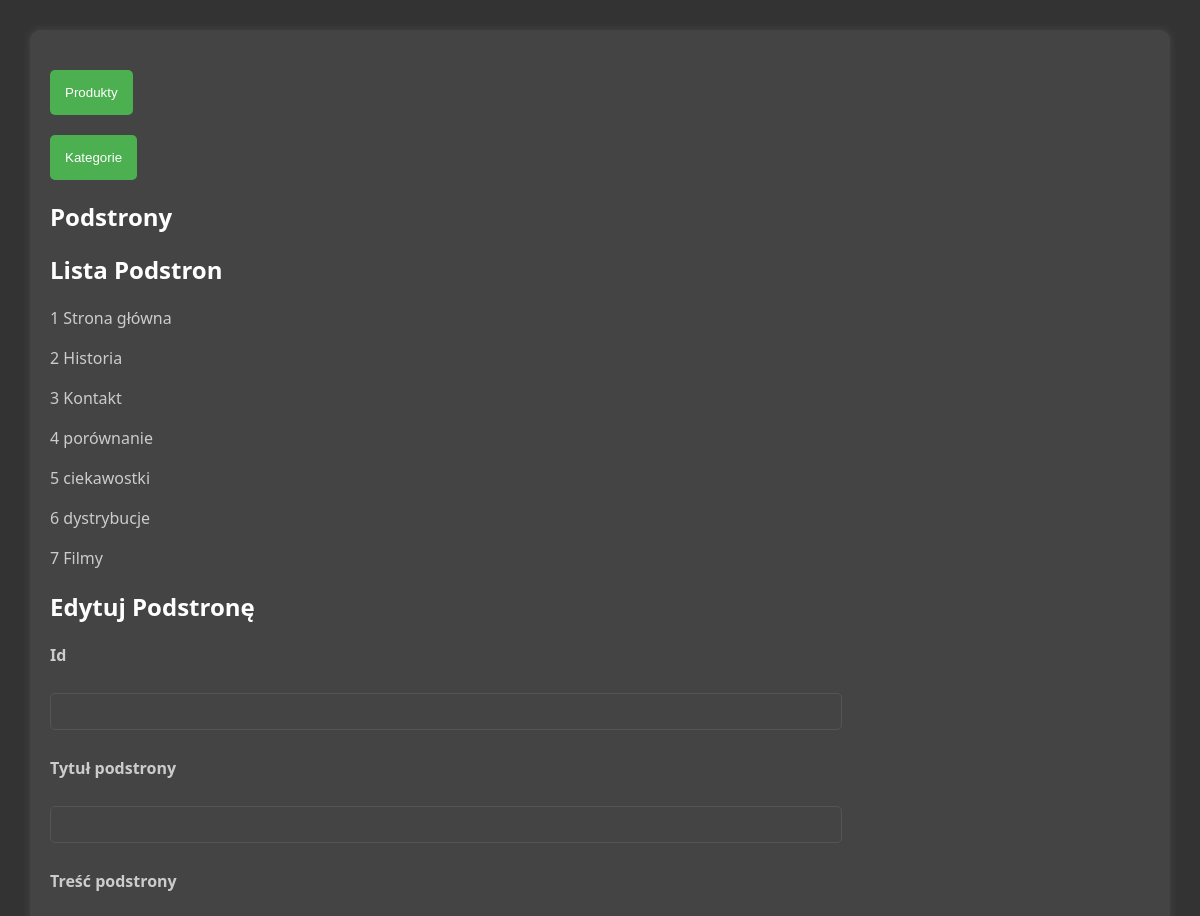
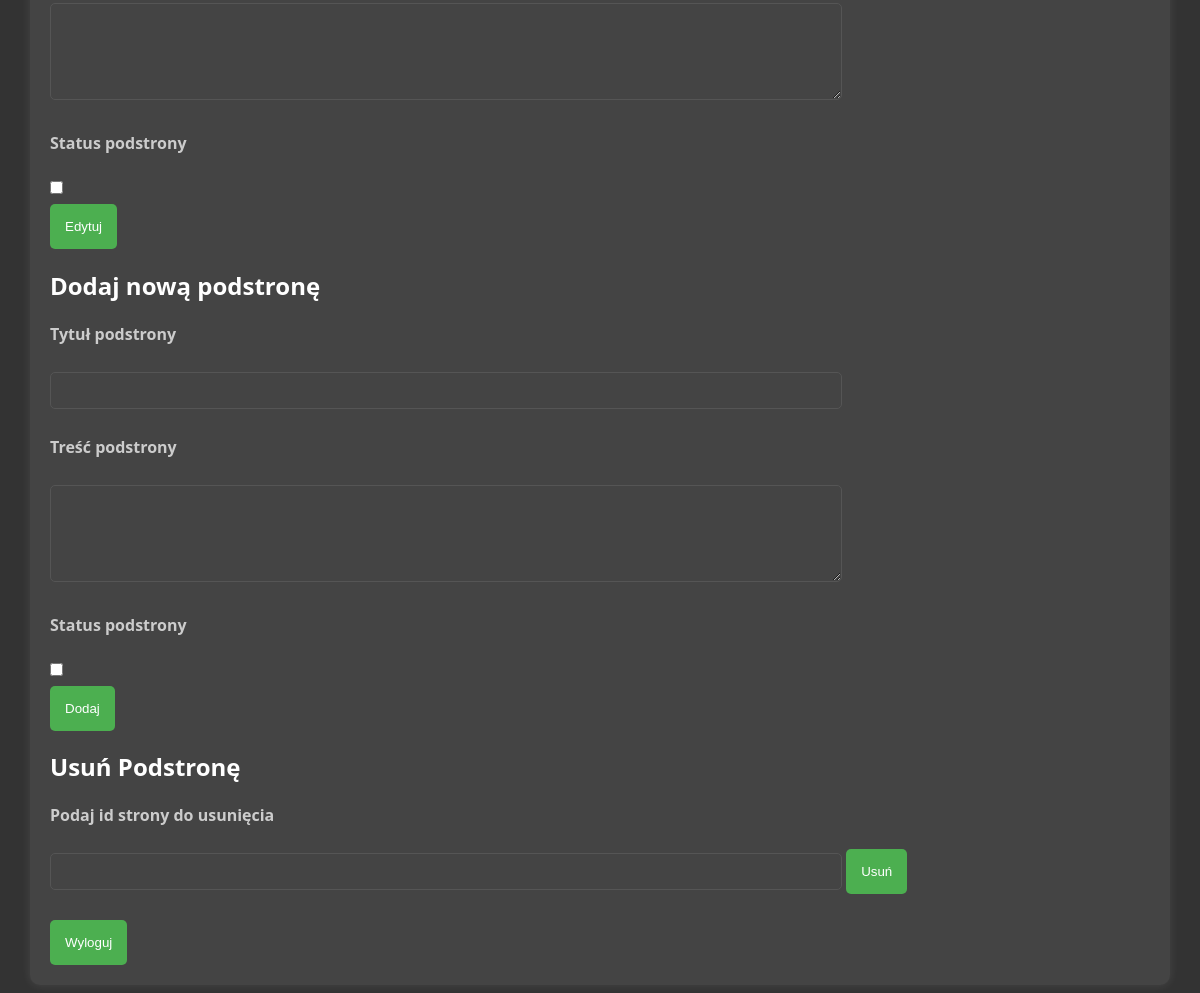
/moj-projekt/admin/control_panel.php, run on the app's committed database (2 pictures, top to bottom).
### tables this page shows
CREATE TABLE `page_list` (
  `id` int(11) NOT NULL,
  `page_title` varchar(255) NOT NULL,
  `page_content` text NOT NULL,
  `status` int(11) NOT NULL DEFAULT 1
);

### moj-projekt/admin/control_panel.php (the view, shortened to what this page needs)
<?php
function WylogujButton()
{
    echo '<form method="get"><input name= "wylogowywanie" type="submit" value="Wyloguj"></form>';
}
function SwitchSite($url, $tekstPrzycisku)
{
    echo '<form action="' . $url . '"><input type="submit" value="' . $tekstPrzycisku . '"></form>';
}
function ListaPodstron()
{
    global $conn;
    $query = "SELECT id, page_title FROM page_list";
    $result = mysqli_query($conn, $query);
    echo "<h2>Lista Podstron</h2>";
    while ($row = mysqli_fetch_array($result)) {
        echo '<p>' . $row['id'] . ' ' . $row['page_title'] . '</p>';
    }
}
function EdytujPodstrone()
{
    $edit = '<h2>Edytuj Podstronę</h2>
    <form method="post" name="edit" enctype="multipart/form-data" action="' . $_SERVER['REQUEST_URI'] . '">
        <p><b>Id</p> <input type="text" name="id_strony"/>
        <p>Tytuł podstrony</p> <input type="text" name="page_title"/>
        <p>Treść podstrony</p> <textarea name="page_content" rows="5" cols="50"></textarea>
        <p>Status podstrony</p> <input type="checkbox" name="status"/>
        <br>
        <input type="submit" name="edycja_button" value="Edytuj"/>
    </form>';
    echo $edit;
}
function DodajPodstrone()
{
    $add = '<h2>Dodaj nową podstronę</h2>
    <form method="post" name="edit" enctype="multipart/form-data" action="' . $_SERVER['REQUEST_URI'] . '">
        <p><b>Tytuł podstrony</p> <input type="text" name="page_title_add"/>
        <p>Treść podstrony</p> <textarea name="page_content_add" rows="5" cols="50"></textarea>
        <p>Status podstrony</p> <input type="checkbox" name="status_add"/>
        <br>
        <input type="submit" name="add_button" value="Dodaj"/>
    </form>';
    echo $add;
}
function UsunPodstrone()
{
    $del = '<h2>Usuń Podstronę</h2>
    <form method="post" name="del" enctype="multipart/form-data" action="' . $_SERVER['REQUEST_URI'] . '">
        <p><b>Podaj id strony do usunięcia </p> <input type="text" name="id_del"/>
        <input type="submit" name="del_button" value="Usuń"/>
    </form>';
    echo $del;
}
?>
<!DOCTYPE html>
<html lang="pl">
<head>
    <link rel="stylesheet" href="../css/admin.css">
</head>
<body>
<div class="container">
    <?php
    SwitchSite('products.php', 'Produkty');
    echo '<h2>Podstrony</h2>';
    ListaPodstron();
    EdytujPodstrone();
    DodajPodstrone();
    UsunPodstrone();
    echo WylogujButton()
    ?>
</div>
</body>
</html>

### moj-projekt/css/admin.css (style rules this page uses)
body { font-family: 'Segoe UI', Tahoma, Geneva, Verdana, sans-serif; background-color: #333; color: #fff; margin: 0; padding: 0; }
.container { margin: 30px; background-color: #444; padding: 20px; border-radius: 10px; box-shadow: 0 0 10px rgba(255, 255, 255, 0.1); }
h1, h2 { color: #fff; }
form { margin-top: 20px; }
input[type="text"], textarea { width: 70%; padding: 10px; margin: 10px 0; border: 1px solid #555; border-radius: 5px; background-color: #444; color: #fff; }
input[type="checkbox"] { margin: 10px 0; }
input[type="submit"] { background-color: #4CAF50; color: #fff; padding: 15px; cursor: pointer; border: none; border-radius: 5px; }
p { color: #ccc; line-height: 1.5; }

### data on the page
page_list: id "1", page_title "Strona główna"
page_list: id "2", page_title "Historia"
page_list: id "3", page_title "Kontakt"
page_list: id "4", page_title "porównanie"
page_list: id "5", page_title "ciekawostki"
page_list: id "6", page_title "dystrybucje"
page_list: id "7", page_title "Filmy"
